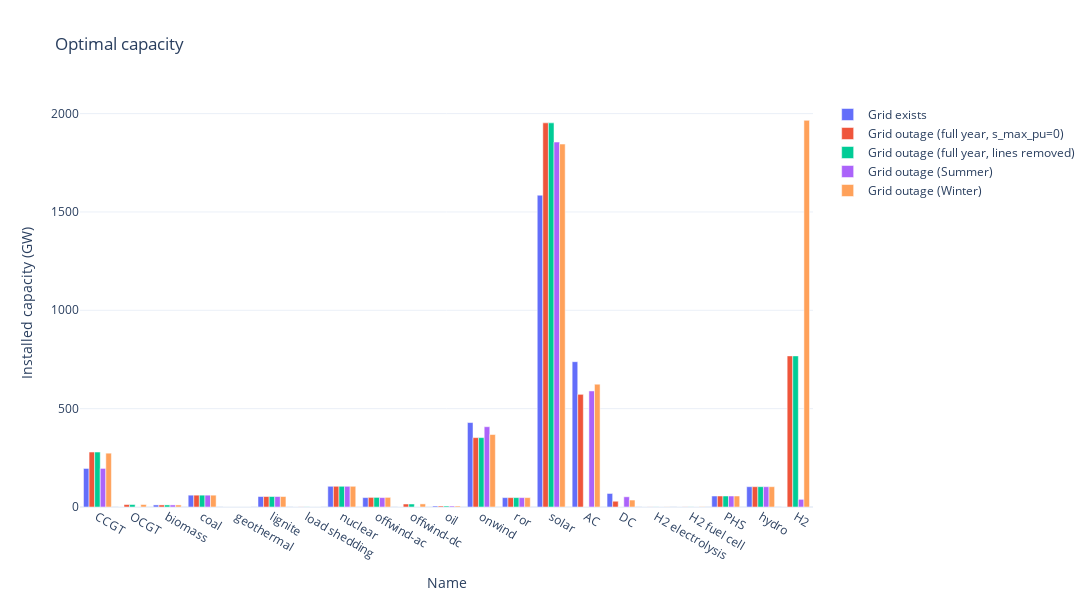

This figure's notebook cell:
### Code cell
capacities = pd.concat([
    cap1.assign(scenario="grid"),
    cap2.assign(scenario="maxpu0"),
    cap3.assign(scenario="removed"),
    cap4.assign(scenario="outage_summer"),
    cap5.assign(scenario="outage_winter"),
    # cap6.assign(scenario="stochastic"),
], ignore_index=True)

# Convert capacity from MW to GW for better readability
capacities["capacity_GW"] = capacities["capacity"] / 1e3

capacities_pivot = capacities.pivot_table(
    index=["component", "name"],
    columns="scenario",
    values="capacity_GW",
    fill_value=0,
).reset_index()

# Map name to carrier and color
name_to_carrier = pd.concat([
    n.generators["carrier"],
    n.storage_units["carrier"],
    n.stores["carrier"]
])

fig_cap = create_bar_plot(
    capacities_pivot,
    "name",  # x_col: column to use for x-axis (component names)
    ["grid", "maxpu0", "removed", "outage_summer", "outage_winter"],  # y_cols: scenario columns to plot
    [
        "Grid exists",
        "Grid outage (full year, s_max_pu=0)",
        "Grid outage (full year, lines removed)",
        "Grid outage (Summer)",
        "Grid outage (Winter)",
    ],  # labels: display names for each scenario
    "Optimal capacity",  # title
    "Installed capacity (GW)",  # yaxis_title
    height=600,
    width=1800,
)
fig_cap.show()

### Figure 1 — Plotly figure (JSON) as saved in the notebook; plotly's stock layout.template omitted (floating-point values rounded to 4 significant figures)
{"data": [{"name": "Grid exists", "type": "bar", "x": ["CCGT", "OCGT", "biomass", "coal", "geothermal", "lignite", "load shedding", "nuclear", "offwind-ac", "offwind-dc", "oil", "onwind", "ror", "solar", "AC", "DC", "H2 electrolysis", "H2 fuel cell", "PHS", "hydro", "H2"], "y": [195.9, 0.02331, 10.54, 60.19, 0.059, 53.25, 0.0, 105.3, 47.82, 0.0, 5.114, 429.3, 47.8, 1585.0, 738.8, 68.81, 0.0, 0.0, 55.81, 103.3, 0.0]}, {"name": "Grid outage (full year, s_max_pu=0)", "type": "bar", "x": ["CCGT", "OCGT", "biomass", "coal", "geothermal", "lignite", "load shedding", "nuclear", "offwind-ac", "offwind-dc", "oil", "onwind", "ror", "solar", "AC", "DC", "H2 electrolysis", "H2 fuel cell", "PHS", "hydro", "H2"], "y": [279.5, 12.46, 10.54, 60.19, 0.059, 53.25, 0.5478, 105.3, 48.81, 15.22, 5.114, 352.7, 47.8, 1953.0, 572.7, 29.27, 0.4501, 0.5343, 55.81, 103.3, 768.1]}, {"name": "Grid outage (full year, lines removed)", "type": "bar", "x": ["CCGT", "OCGT", "biomass", "coal", "geothermal", "lignite", "load shedding", "nuclear", "offwind-ac", "offwind-dc", "oil", "onwind", "ror", "solar", "AC", "DC", "H2 electrolysis", "H2 fuel cell", "PHS", "hydro", "H2"], "y": [279.5, 12.46, 10.54, 60.19, 0.059, 53.25, 0.5478, 105.3, 48.81, 15.22, 5.114, 352.7, 47.8, 1953.0, 0.0, 0.0, 0.4501, 0.5343, 55.81, 103.3, 768.1]}, {"name": "Grid outage (Summer)", "type": "bar", "x": ["CCGT", "OCGT", "biomass", "coal", "geothermal", "lignite", "load shedding", "nuclear", "offwind-ac", "offwind-dc", "oil", "onwind", "ror", "solar", "AC", "DC", "H2 electrolysis", "H2 fuel cell", "PHS", "hydro", "H2"], "y": [196.1, 0.02331, 10.54, 60.19, 0.059, 53.25, 0.0, 105.3, 47.82, 0.0, 5.114, 408.2, 47.8, 1855.0, 590.0, 51.96, 0.01172, 0.1065, 55.81, 103.3, 38.89]}, {"name": "Grid outage (Winter)", "type": "bar", "x": ["CCGT", "OCGT", "biomass", "coal", "geothermal", "lignite", "load shedding", "nuclear", "offwind-ac", "offwind-dc", "oil", "onwind", "ror", "solar", "AC", "DC", "H2 electrolysis", "H2 fuel cell", "PHS", "hydro", "H2"], "y": [273.6, 12.65, 10.54, 60.19, 0.059, 53.25, 0.0, 105.3, 48.93, 15.74, 5.114, 368.4, 47.8, 1845.0, 624.2, 35.37, 0.6094, 1.409, 55.81, 103.3, 1966.0]}], "layout": {"barmode": "group", "height": 600, "hovermode": "x unified", "title": {"text": "Optimal capacity"}, "width": 1800, "xaxis": {"title": {"text": "Name"}}, "yaxis": {"title": {"text": "Installed capacity (GW)"}}}}
